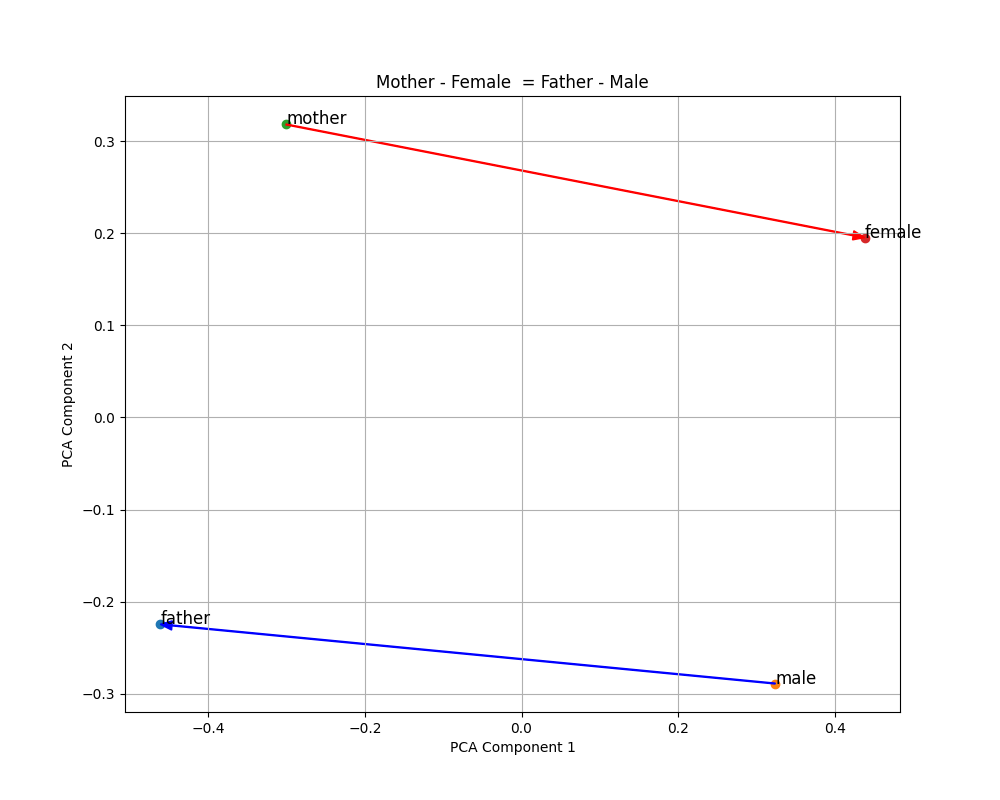

The Python source for this figure:
import os
import asyncio
import numpy as np
from openai import AsyncOpenAI, OpenAI
from sklearn.decomposition import PCA
import matplotlib.pyplot as plt

# Setup your API key and base URL
client = AsyncOpenAI(
    api_key=os.getenv("DASHSCOPE_API_KEY"),
    base_url="https://dashscope.aliyuncs.com/compatible-mode/v1"
)

async def get_embedding(text):
    response = await client.embeddings.create(
        model="text-embedding-v4",
        input=text
    )
    return response.data[0].embedding

async def main():
    # 1. Get embeddings for the words
    words = ["father", "male", "mother", "female"]
    embeddings = await asyncio.gather(*[get_embedding(word) for word in words])
    
    word_embeddings = {word: np.array(embedding) for word, embedding in zip(words, embeddings)}

    all_vectors = np.array(list(word_embeddings.values()))
    pca = PCA(n_components=2)
    reduced_vectors = pca.fit_transform(all_vectors)
    
    plt.figure(figsize=(10, 8))
    for i, word in enumerate(word_embeddings.keys()):
        plt.scatter(reduced_vectors[i, 0], reduced_vectors[i, 1])
        plt.annotate(word, (reduced_vectors[i, 0], reduced_vectors[i, 1]), fontsize=12)
    
    # Draw arrows to show the relationships
    plt.arrow(reduced_vectors[1, 0], reduced_vectors[1, 1], reduced_vectors[0, 0] - reduced_vectors[1, 0], reduced_vectors[0, 1] - reduced_vectors[1, 1], 
              shape='full', lw=1, length_includes_head=True, head_width=.01, color='blue')
    plt.arrow(reduced_vectors[2, 0], reduced_vectors[2, 1], reduced_vectors[3, 0] - reduced_vectors[2, 0], reduced_vectors[3, 1] - reduced_vectors[2, 1], 
              shape='full', lw=1, length_includes_head=True, head_width=.01, color='red')

    plt.title("Mother - Female  = Father - Male")
    plt.xlabel("PCA Component 1")
    plt.ylabel("PCA Component 2")
    plt.grid(True)
    plt.savefig("king_queen_analogy.png")
    plt.show()

if __name__ == "__main__":
    asyncio.run(main())